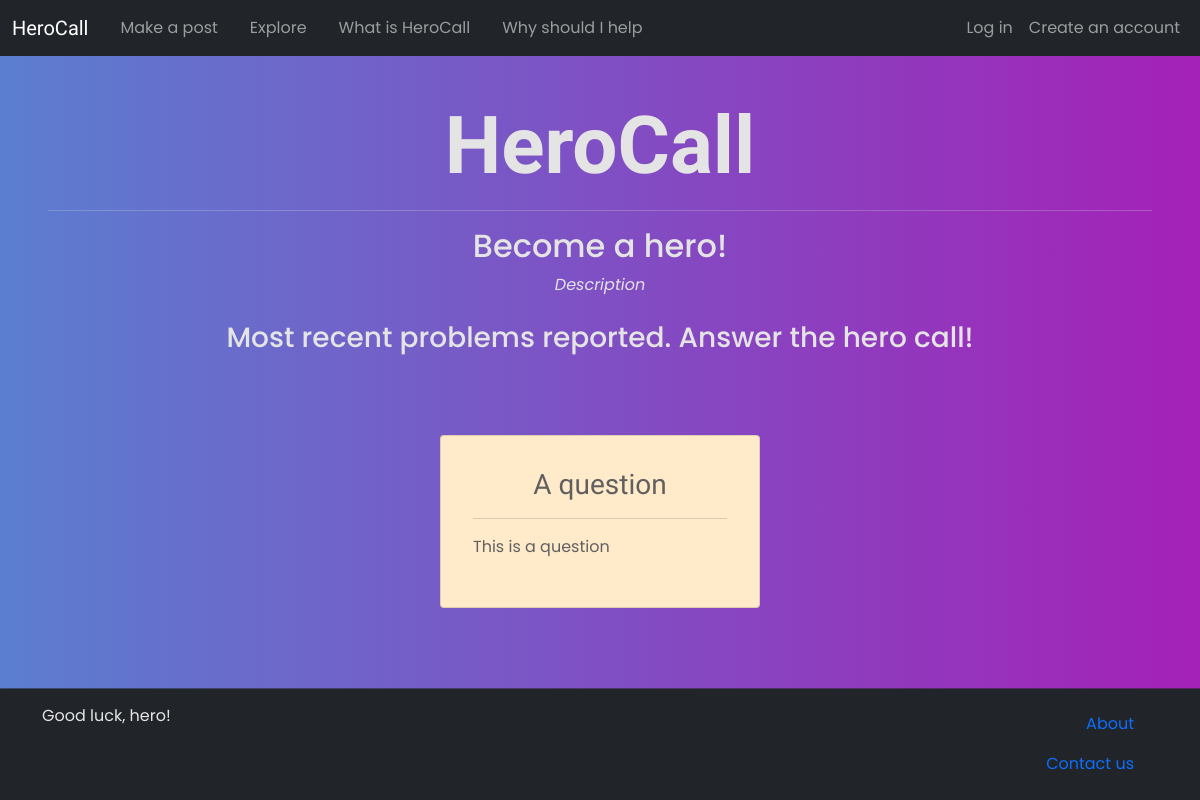
/, run on an earlier commit of the app's database.
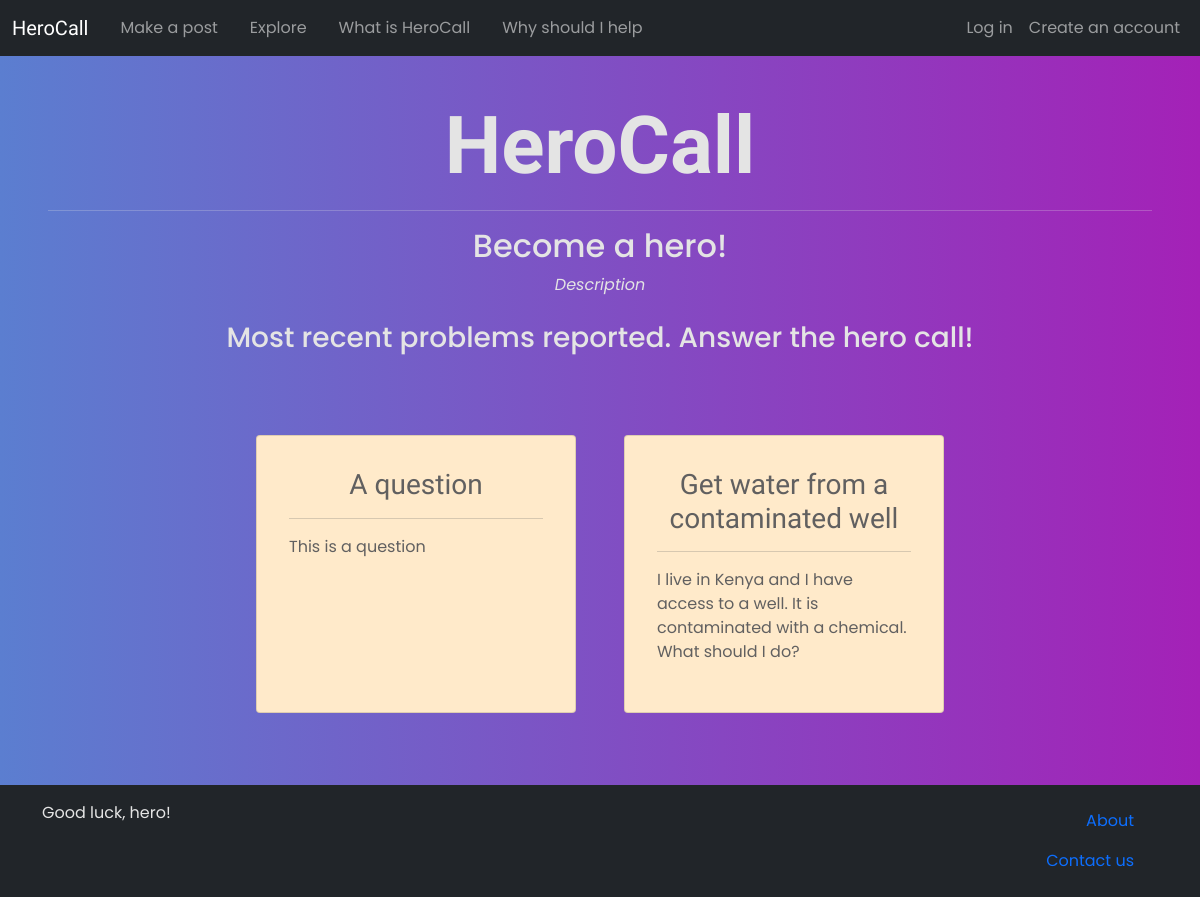
And on a later commit of the database.
### main/models.py (models this page shows, shortened)
class Post(models.Model):
    title = models.CharField(max_length=120)
    text = models.CharField(max_length=2000)
    author = models.ForeignKey(User, on_delete=models.PROTECT)
    reply_tab = models.IntegerField(null=True, blank=True)

### main/views.py (the view)
# urls.py: 2. Add a URL to urlpatterns:  path('', views.home, name='home')
def home(request):
    posts = Post.objects.all().filter(reply_tab=None)
    content = {
        'posts':posts,
    }
    return render(request, 'index.html', content)

### main/templatetags/hero_comments.py (called while the page is built)
@register.simple_tag
def get_tabs(post):
    response = "<select class='form-select' onchange='select_tab(this)'><option selected>Select tab</options>"
    tabs = Tab.objects.all().filter(post=post)
    if len(tabs) == 0:
        return ""
    for tab in tabs:
        response += f'<option value="rtab_{tab.id}">{tab.title}</option>'
    response += "</select>"
    return format_html(response)

### main/templates/index.html (shortened to what this page needs)
{% extends 'base.html' %}
{% block content %}
<div class='container'>
    <div class="row text-center">
        <h1 class='mb-3 display-1'><b><strong>HeroCall</strong></b></h1>
        <hr>
        <h2>Become a hero!</h2>
        <p><i>Description</i></p>
        <h3 class='mt-2'>Most recent problems reported. Answer the hero call!</h3>
    </div>
    <div class='d-flex row mt-5 justify-content-center'>
        {% for post in posts %}
            {% include 'builder/post_prev.html' %}
        {% endfor %}
    </div>
</div>
{% endblock %}

### main/templates/builder/post_prev.html (shortened to what this page needs)
{% load hero_comments %}
<div class="card m-4 p-3 post-preview rounded" style="width: 20rem;" onclick="{% if selected == 'focused' %}focused(this){% endif %}">
    <div class="card-body">
        <div class='row'>
            <h5 class="card-title my-0 text-center">
                <a href="{% url 'post' id=post.id %}" class='text-decoration-none fs-3'>{{post.title}}</a>
            </h5>
        </div>
        <hr>
        <div class='row'>
            <p>{{post.text}}</p>
        </div>
    </div>
</div>

What changed in the data, as far as the page shows it:
added Post: title "Get water from a contaminated well", text "I live in Kenya and I have access to a well. It is contaminated with a chemical. What should I do?"
